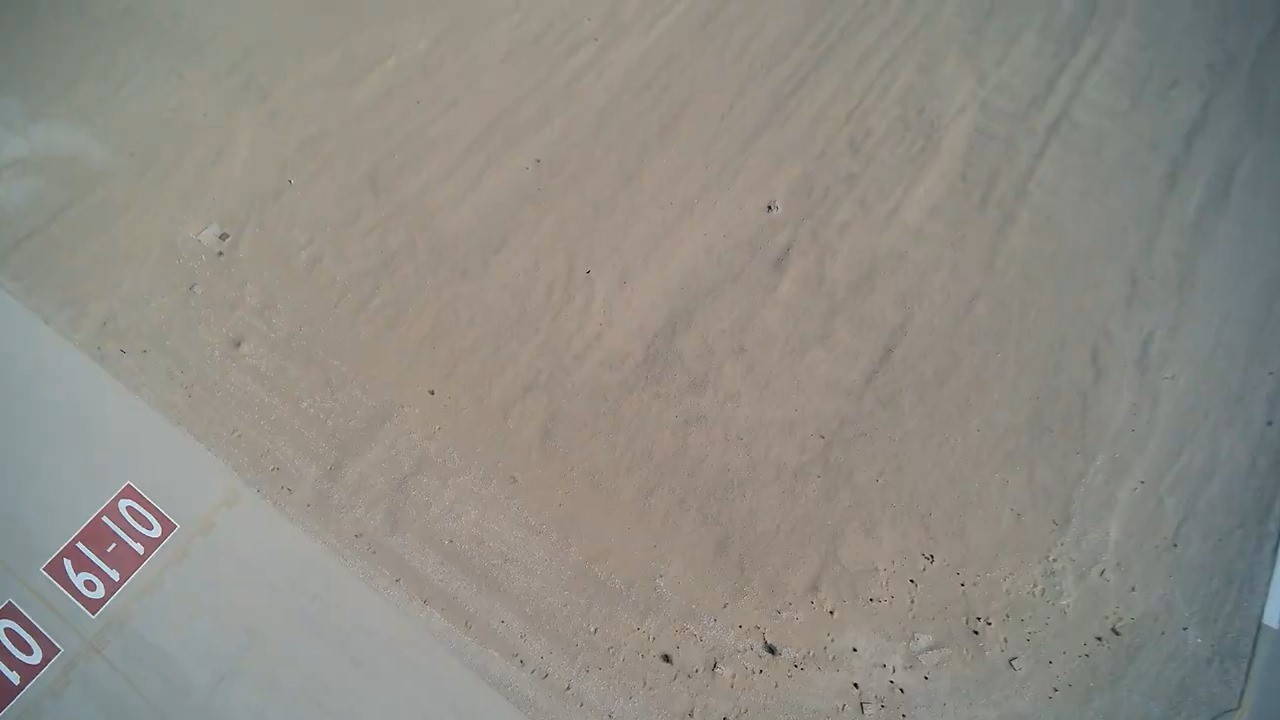
#> input picture Identifying and locating flags from aerial photography/src/data/back_grounds/p1.jpg, 1280 x 720 px, found by its file name
$ python data_generation.py
#> lines starting #> are read from the running program, lines starting #| are printed output that depends on the picture
import cv2
import os
import random
import numpy as np

random.seed(42)

folder_path = r"c:\Users\saher\Desktop\github\cv_projects\Identifying and locating flags from aerial photography\src\data\downloaded_flags"
if not os.path.exists(folder_path):
    os.makedirs(folder_path)

flags = [
    os.path.join(folder_path, f)
    for f in os.listdir(folder_path)
    if os.path.isfile(os.path.join(folder_path, f))
]
Num_flags = len(flags)

hieght_scaling_values = [5, 10, 15, 20]
brightness_factors = [0.8, 0.6, 0.5, 0.4, 0.3]
final_shape = [24, 27, 30, 32, 35]
back_grounds_path = [
    r"C:\Users\saher\Desktop\github\cv_projects\Identifying and locating flags from aerial photography\src\data\back_grounds\p1.jpg",
    r"C:\Users\saher\Desktop\github\cv_projects\Identifying and locating flags from aerial photography\src\data\back_grounds\p2.jpg",
    r"C:\Users\saher\Desktop\github\cv_projects\Identifying and locating flags from aerial photography\src\data\back_grounds\p6.jpg",
]

edited_flags = r"c:\Users\saher\Desktop\github\cv_projects\Identifying and locating flags from aerial photography\src\data\inserted_flags_in_backgrounds"
if not os.path.exists(edited_flags):
    os.makedirs(edited_flags)

# تحميل الخلفيات مسبقاً
backgrounds = [cv2.imread(path) for path in back_grounds_path]
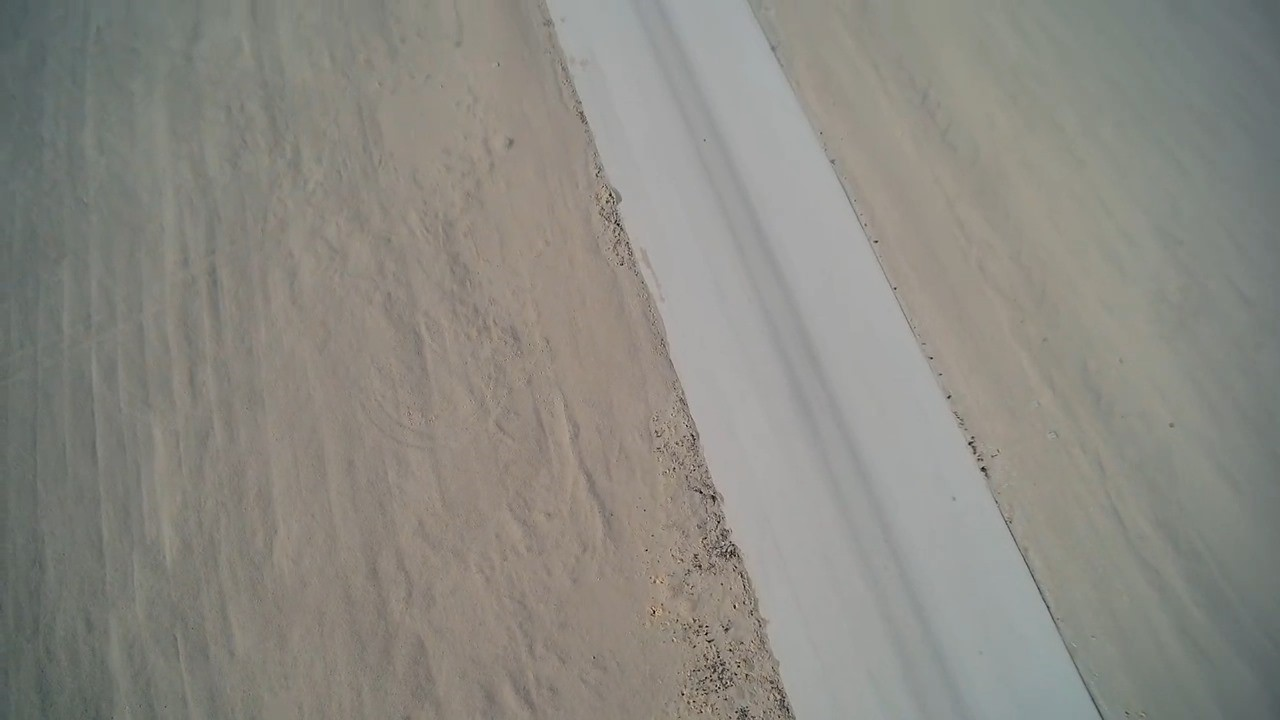
#> input picture Identifying and locating flags from aerial photography/src/data/back_grounds/p2.jpg, 1280 x 720 px, found by its file name
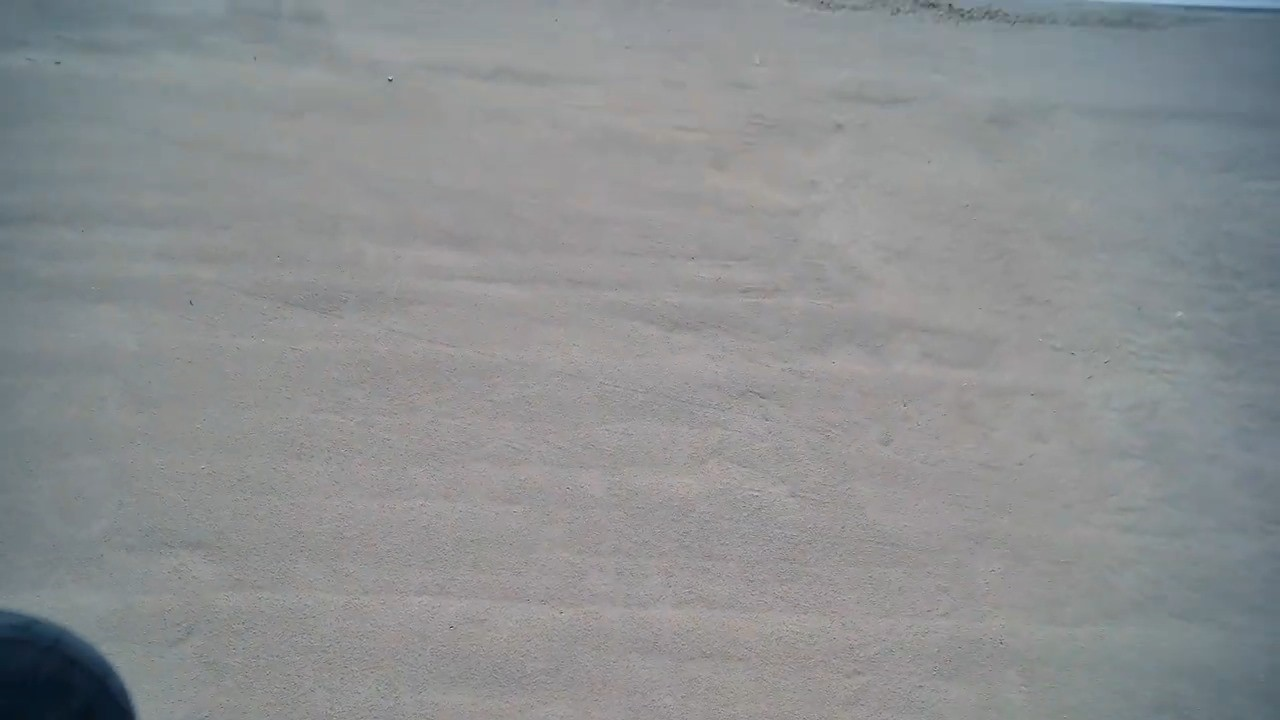
#> input picture Identifying and locating flags from aerial photography/src/data/back_grounds/p6.jpg, 1280 x 720 px, found by its file name
#> backgrounds = 3 items

# التحقق من الخلفيات المحملة
backgrounds = [bg for bg in backgrounds if bg is not None]
if not backgrounds:
    raise ValueError(
        "No valid backgrounds were loaded. Please check the paths in 'back_grounds_path'."
    )

# معرفة حجم الخلفية
back_ground = backgrounds[0]  # Use the first valid background
#> back_ground is the input picture: shape (720, 1280, 3); mean B, G, R 133, 140.3, 143.4
height, width = back_ground.shape[:2]
#> height = 720; width = 1280


def load_image_with_retry(image_path, retries=3):
    """Try to load an image with multiple retries."""
    for attempt in range(retries):
        image = cv2.imread(image_path)
        if image is not None:
            return image
        print(f"Retrying to load image: {image_path} (Attempt {attempt + 1}/{retries})")
    return None


num_of_images_edited = 0
list_image_num_that_edited = []
null_files = []
invalid_files = []


for i in range(0, height - 40, 200):
    for j in range(0, width - 40, 300):
        list_image_num_that_edited.append(num_of_images_edited)
        num_of_images_edited = 0
        for file in range(Num_flags):

            num_of_images_edited += 1
            image = load_image_with_retry(flags[file])

            if image is None and flags[file] not in null_files:
                null_files.append(flags[file])
                invalid_files.append(flags[file])
                print(f"Invalid file detected: {flags[file]}")
                continue

            flage_h, flage_w = image.shape[:2]
            scale = random.choice(hieght_scaling_values)
            small_image = cv2.resize(
                image,
                (flage_w // scale, flage_h // scale),
                interpolation=cv2.INTER_LINEAR,
            )
            pixelated_image = cv2.resize(
                small_image, (flage_w, flage_h), interpolation=cv2.INTER_NEAREST
            )
            final_w = random.choice(final_shape)
            final_h = random.choice(final_shape)
            final_image = cv2.resize(
                pixelated_image, (final_w, final_h), interpolation=cv2.INTER_LINEAR
            )

            brightness_factor = random.choice(brightness_factors)
            darker_image = np.clip(final_image * brightness_factor, 0, 255).astype(
                np.uint8
            )

            back_ground = backgrounds[file % len(backgrounds)].copy()

            # التحقق إن الحجم لا يخرج خارج الخلفية
            if i + 10 + final_h <= height and j + 10 + final_w <= width:
                roi = back_ground[i + 10 : i + 10 + final_h, j + 10 : j + 10 + final_w]
                if roi.shape[:2] == darker_image.shape[:2]:
                    alpha = 0.7
                    blended = cv2.addWeighted(darker_image, alpha, roi, 1 - alpha, 0)
                    back_ground[
                        i + 10 : i + 10 + final_h, j + 10 : j + 10 + final_w
                    ] = blended

                    filename = flags[file].split("\\")[-1].split(".")[0]
                    output_path = os.path.join(
                        edited_flags, f"{filename}_{i}_{j}_{file}.jpg"
                    )
                    cv2.imwrite(output_path, back_ground)
                    print(f"Saved: [{i * j * file}] {output_path}")

print(f"Number of null files: {len(null_files)}")
print(f"Number of null files: {len(null_files)}")
print(f"Number of null files: {len(null_files)}")
if invalid_files:
    print("Invalid files:")
    print("Invalid files:")
    print("Invalid files:")
    for invalid_file in invalid_files:
        print(invalid_file)
print("-" * 50)
print(
    f"the number of images for that you edit in each loop : {np.unique(np.array(list_image_num_that_edited))}"
)
